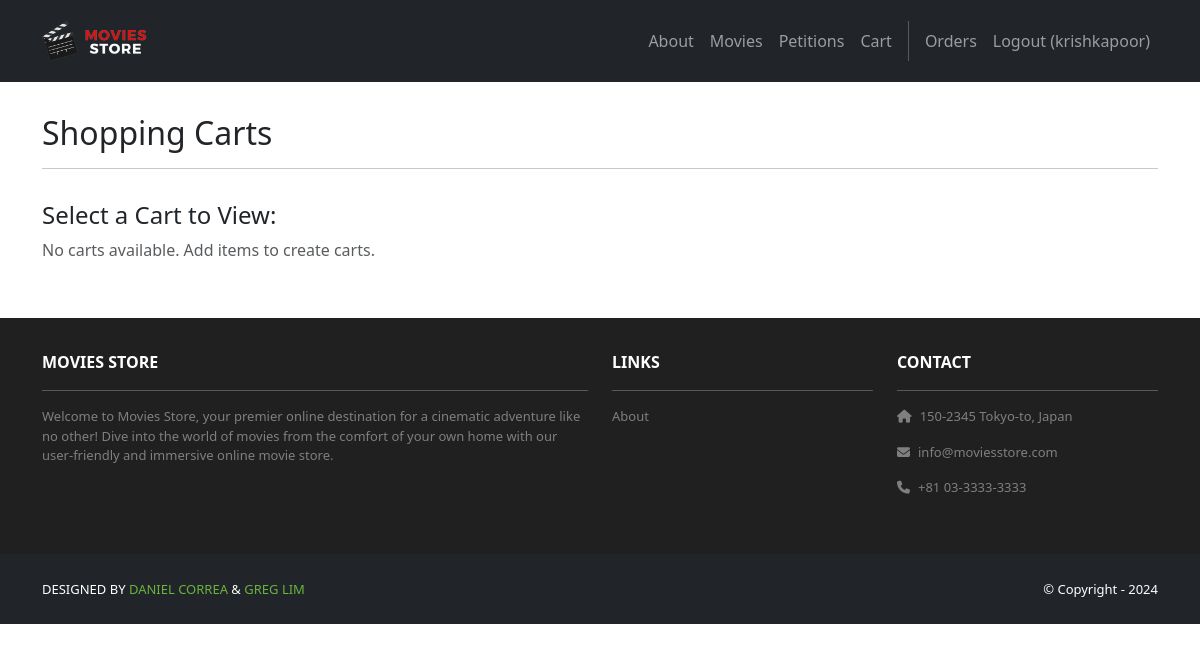
The page /cart/ (signed in) on the database as committed earlier.
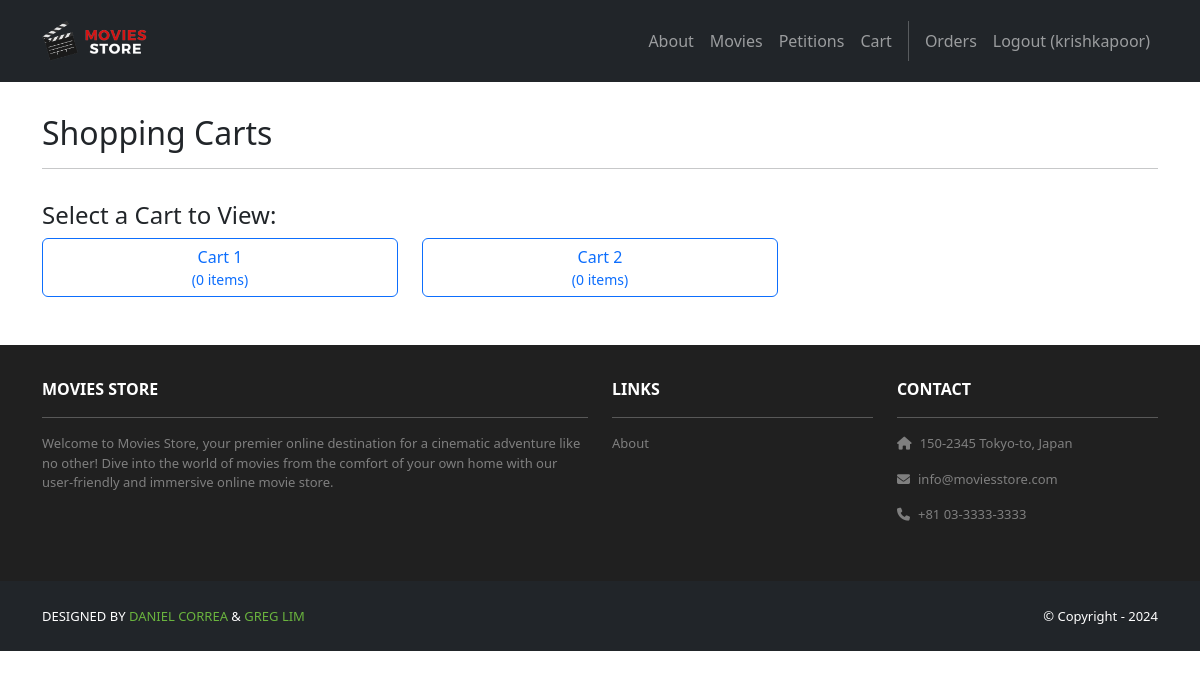
The same page on the database as committed later.
### cart/models.py (models this page shows, shortened)
class Cart(models.Model):
    CART_CHOICES = [
        ('cart1', 'Cart 1'),
        ('cart2', 'Cart 2'),
        ('cart3', 'Cart 3'),
    ]
    id = models.AutoField(primary_key=True)
    user = models.ForeignKey(User, on_delete=models.CASCADE)
    cart_type = models.CharField(max_length=10, choices=CART_CHOICES, default='cart1')
    created_at = models.DateTimeField(auto_now_add=True)
    class Meta:
        unique_together = ('user', 'cart_type')

### cart/views.py (the view, shortened to what this page needs)
# urls.py: path('', views.index, name='cart.index'),
@login_required
def index(request):
    template_data = {}
    template_data['title'] = 'Shopping Carts'
    user_carts = Cart.objects.filter(user=request.user).order_by('cart_type')
    template_data['carts'] = user_carts
    selected_cart_id = request.GET.get('cart_id')
    return render(request, 'cart/index.html', {'template_data': template_data})

### cart/templates/cart/index.html (shortened to what this page needs)
{% extends 'base.html' %}
{% block content %}
{% load static %}
{% load cart_filters %}
<div class="p-3">
  <div class="container">
    <div class="row mt-3">
      <div class="col mx-auto mb-3">
        <h2>Shopping Carts</h2>
        <hr />
      </div>
    </div>
    <div class="row mb-4">
      <div class="col-12">
        <h4>Select a Cart to View:</h4>
        <div class="row">
          {% for cart in template_data.carts %}
          <div class="col-md-4 mb-2">
            <a href="{% url 'cart.index' %}?cart_id={{ cart.id }}"
               class="btn btn-outline-primary w-100 {% if template_data.selected_cart.id == cart.id %}active{% endif %}">
              {{ cart.get_cart_type_display }}
              <small class="d-block">({{ cart.items.count }} items)</small>
            </a>
          </div>
          {% empty %}
          <div class="col-12">
            <p class="text-muted">No carts available. Add items to create carts.</p>
          </div>
          {% endfor %}
        </div>
      </div>
    </div>
  </div>
</div>
{% endblock content %}

Rows that differ between the two databases and show on the page:
added Cart: cart_type "Cart 1", items.count "0"
added Cart: cart_type "Cart 2", items.count "0"
Other text that changed with them:
text no longer shown: "No carts available. Add items to create carts."
